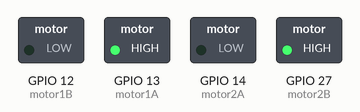
Bench run of a sketch on a simulated ESP32. Shown: switched loads named in the sketch (green lamp = pin HIGH). What the sketch prints to the serial monitor is not drawn.

Above: at 0.1 s.
Timing chart, 0 to 1.6 s (numbered marks = the images above):
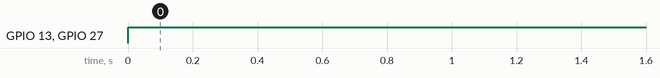

The sketch:

tb2os-test.ino
```cpp
#include <TaskScheduler.h>
#include "pins_arduino.h"  // Include the pin definitions

// Create a scheduler object
Scheduler runner;

// Define task functions
void task1Callback();
void task2Callback();

// Define task objects
Task task1(1000, TASK_FOREVER, &task1Callback);
Task task2(2000, TASK_FOREVER, &task2Callback);

// States for state machine
enum State {IDLE, RUNNING, FINISHED};
State currentState = IDLE;

// Motor control pins for L9110S
const uint8_t motor1A = T4;  // IN1 for motor 1
const uint8_t motor1B = T5;  // IN2 for motor 1
const uint8_t motor2A = T6;  // IN1 for motor 2
const uint8_t motor2B = T7;  // IN2 for motor 2

void setup() {
  // Initialize serial communication
  Serial.begin(115200);
  Serial.println("Starting tb2os...");

  // Initialize motor control pins
  pinMode(motor1A, OUTPUT);
  pinMode(motor1B, OUTPUT);
  pinMode(motor2A, OUTPUT);
  pinMode(motor2B, OUTPUT);

  // Add tasks to the scheduler
  runner.addTask(task1);
  runner.addTask(task2);

  // Enable tasks
  task1.enable();
  task2.enable();

  // Set initial state
  currentState = IDLE;
}

void loop() {
  // Run the scheduler
  runner.execute();

  // State machine logic
  switch (currentState) {
    case IDLE:
      Serial.println("State: IDLE");
      // Transition to RUNNING state
      currentState = RUNNING;
      break;

    case RUNNING:
      Serial.println("State: RUNNING");
      // Perform actions while running
      // Transition to FINISHED state after some condition
      // For demonstration, we'll use a timeout (not recommended for real use cases)
      delay(5000); // Simulate some running condition
      currentState = FINISHED;
      break;

    case FINISHED:
      Serial.println("State: FINISHED");
      // Perform cleanup or other actions
      // Transition back to IDLE state
      currentState = IDLE;
      break;
  }
}

// Task 1 callback function
void task1Callback() {
  Serial.println("Task 1 executed");
  // Example motor control: rotate motor 1 forward
  digitalWrite(motor1A, HIGH);
  digitalWrite(motor1B, LOW);
}

// Task 2 callback function
void task2Callback() {
  Serial.println("Task 2 executed");
  // Example motor control: rotate motor 2 backward
  digitalWrite(motor2A, LOW);
  digitalWrite(motor2B, HIGH);
}
```

Measured:
- by itself, GPIO 13 (motor1A), GPIO 27 (motor2B): LOW → HIGH at 0.00 s
